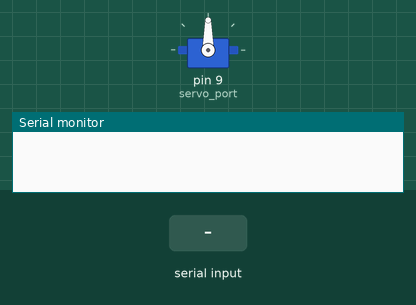
This sketch was run on a simulated Arduino Uno, built with avr-gcc and run on an emulated ATmega328P. Shown: servo, the last lines printed to the serial monitor. The inputs (shaded band) are chosen by the test bench.

Above: at 1.2 s.
1.3 s: "90,45\n" received over Serial
At 1.8 s:
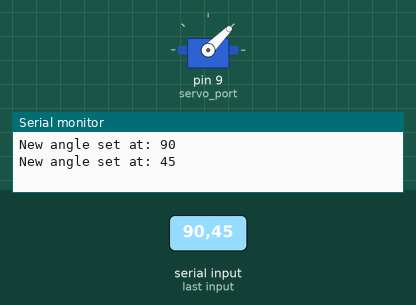
2.8 s: "30,150\n" received over Serial
At 4.0 s:
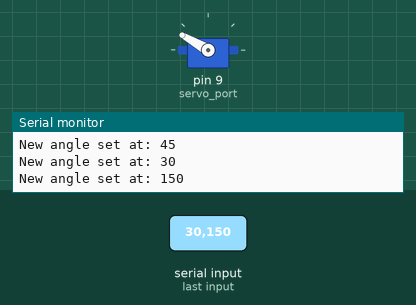
4.3 s: "5\n" received over Serial
At 5.2 s:
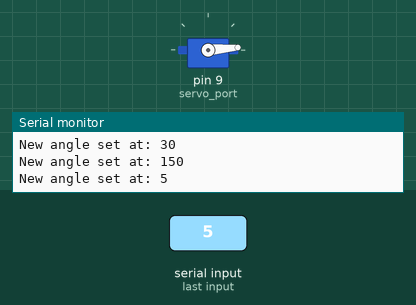
5.8 s: "200\n" received over Serial
At 6.4 s:
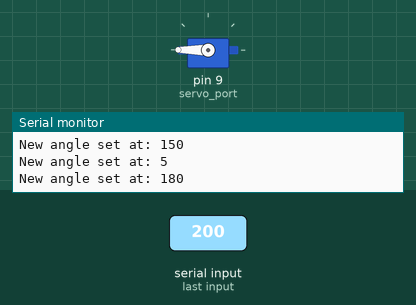
7.3 s: "90\n" received over Serial
At 8.7 s:
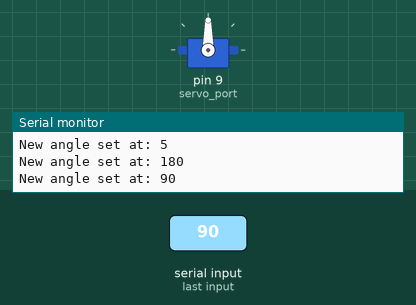
Timing chart, 0 to 9.8 s (numbered marks = the images above; inputs shaded):
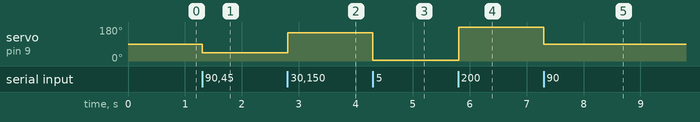

The sketch:

servo_test.ino
```cpp
#include <Servo.h>

Servo myservo;

int servo_port = 9; // inner one, brown out
int angle = 20;

void setup()
{
    Serial.begin(9600);
  myservo.attach(servo_port);
}

void loop()
{
  int new_angle = Serial.parseInt();
 if(new_angle != 0){
    if (new_angle > 180){new_angle = 180;}
    else if (new_angle < 0){new_angle = 0;}
    angle = new_angle;
    Serial.print("New angle set at: ");
    Serial.println(new_angle);
    myservo.write(new_angle);
 }
}
```

Measured:
- after the input at 1.3 s, servo on pin 9 (servo_port): 90° → 45° at once
- after the input at 2.8 s, servo on pin 9 (servo_port): 45° → 150° at once
- after the input at 4.3 s, servo on pin 9 (servo_port): 150° → 5° at once
- after the input at 5.8 s, servo on pin 9 (servo_port): 5° → 180° at once
- after the input at 7.3 s, servo on pin 9 (servo_port): 180° → 90° at once
